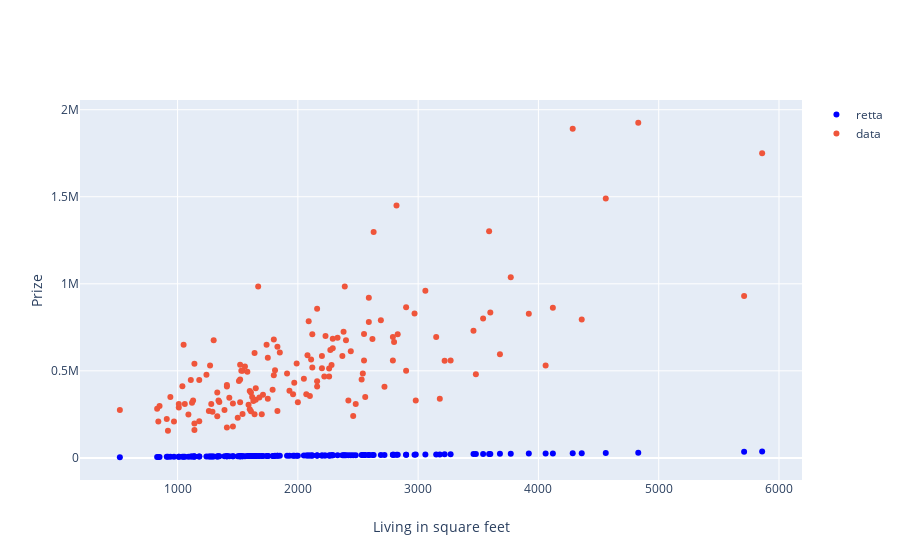

Here is the notebook cell this chart was saved with:
### Code cell
# Solution (punto 3)

#Disegnare in un unico grafico lo scatter plot delle osservazioni del trainig set e la retta di regressione
traceRetta=go.Scatter(x=xTrain[:,0],y=w*xTrain[:,0]+b,name='retta',mode="markers",line = {'color': 'blue'})
traceData=go.Scatter(x=xTrain[:,0], y=yTrain, mode="markers", name="data")
layout = go.Layout(
    xaxis = dict(title="Living in square feet"),
    yaxis = dict(title="Prize")
)
#traceRetta,
fig = go.Figure(data=[traceRetta,traceData], layout=layout)
py.iplot(fig)

### Figure 1 — Plotly figure (JSON) as saved in the notebook; plotly's stock layout.template omitted (floating-point values rounded to 4 significant figures; data arrays with more than 128 entries replaced by an {"elided": "..."} marker saying what was removed)
{"data": [{"line": {"color": "blue"}, "mode": "markers", "name": "retta", "type": "scatter", "x": {"elided": "151 int values"}, "y": {"elided": "151 float values"}}, {"mode": "markers", "name": "data", "type": "scatter", "x": {"elided": "151 int values"}, "y": {"elided": "151 int values"}}], "layout": {"xaxis": {"title": {"text": "Living in square feet"}}, "yaxis": {"title": {"text": "Prize"}}}}
